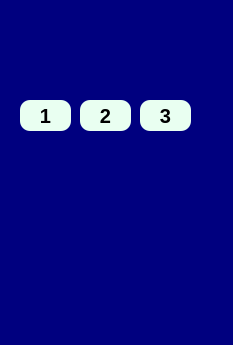
<?xml version="1.0" encoding="UTF-8"?>
<ui version="4.0">
 <class>MainWindow</class>
 <widget class="QMainWindow" name="MainWindow">
  <property name="geometry">
   <rect>
    <x>0</x>
    <y>0</y>
    <width>233</width>
    <height>345</height>
   </rect>
  </property>
  <property name="windowTitle">
   <string>MainWindow</string>
  </property>
  <property name="styleSheet">
   <string notr="true">background-color:
rgb(0, 0, 127);</string>
  </property>
  <widget class="QWidget" name="centralwidget">
   <widget class="QPushButton" name="pushButton">
    <property name="geometry">
     <rect>
      <x>20</x>
      <y>100</y>
      <width>51</width>
      <height>31</height>
     </rect>
    </property>
    <property name="font">
     <font>
      <pointsize>15</pointsize>
      <weight>75</weight>
      <bold>true</bold>
     </font>
    </property>
    <property name="styleSheet">
     <string notr="true">background-color:rgb(233, 255, 241);
color:rgb(0, 0, 0);
border-radius:10px;
</string>
    </property>
    <property name="text">
     <string>1</string>
    </property>
   </widget>
   <widget class="QPushButton" name="pushButton_2">
    <property name="geometry">
     <rect>
      <x>80</x>
      <y>100</y>
      <width>51</width>
      <height>31</height>
     </rect>
    </property>
    <property name="font">
     <font>
      <pointsize>15</pointsize>
      <weight>75</weight>
      <bold>true</bold>
     </font>
    </property>
    <property name="styleSheet">
     <string notr="true">background-color:rgb(233, 255, 241);
color:rgb(0, 0, 0);
border-radius:10px;
</string>
    </property>
    <property name="text">
     <string>2</string>
    </property>
   </widget>
   <widget class="QPushButton" name="pushButton_3">
    <property name="geometry">
     <rect>
      <x>140</x>
      <y>100</y>
      <width>51</width>
      <height>31</height>
     </rect>
    </property>
    <property name="font">
     <font>
      <pointsize>15</pointsize>
      <weight>75</weight>
      <bold>true</bold>
     </font>
    </property>
    <property name="styleSheet">
     <string notr="true">background-color:rgb(233, 255, 241);
color:rgb(0, 0, 0);
border-radius:10px;
</string>
    </property>
    <property name="text">
     <string>3</string>
    </property>
   </widget>
  </widget>
 </widget>
 <resources/>
 <connections/>
</ui>
